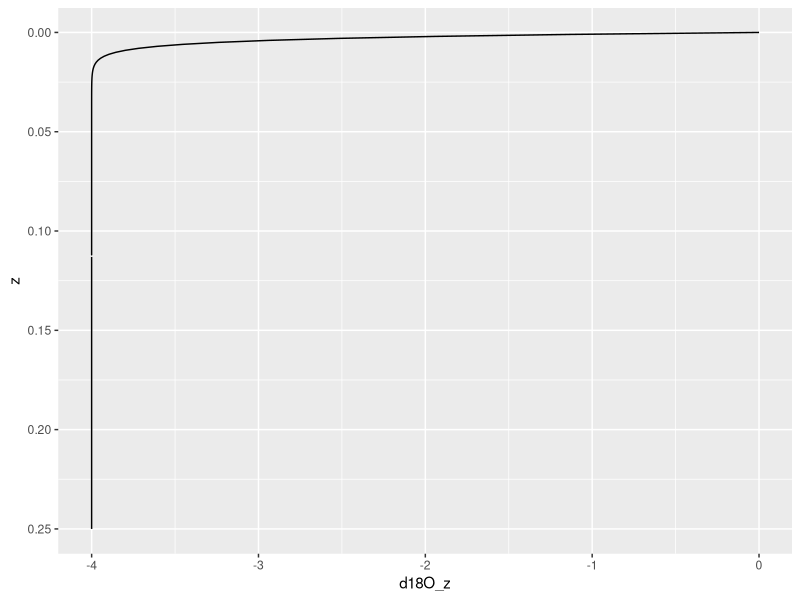
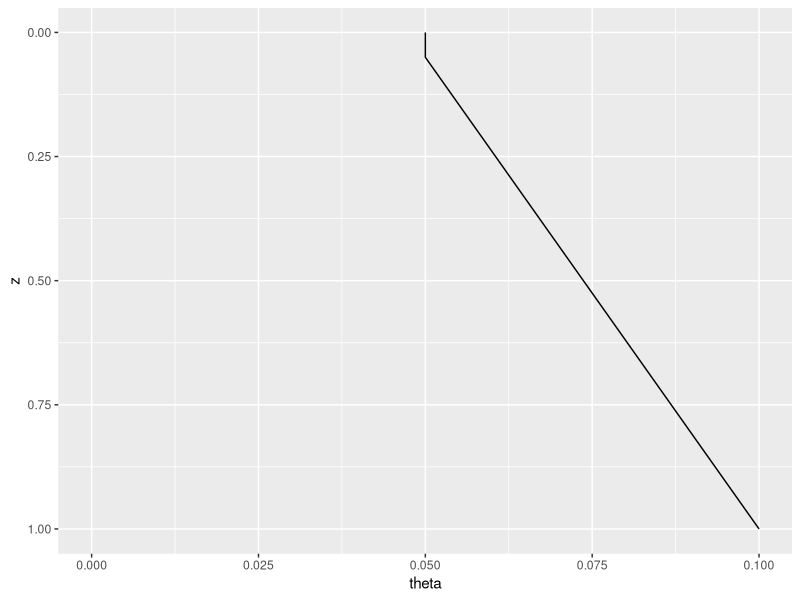
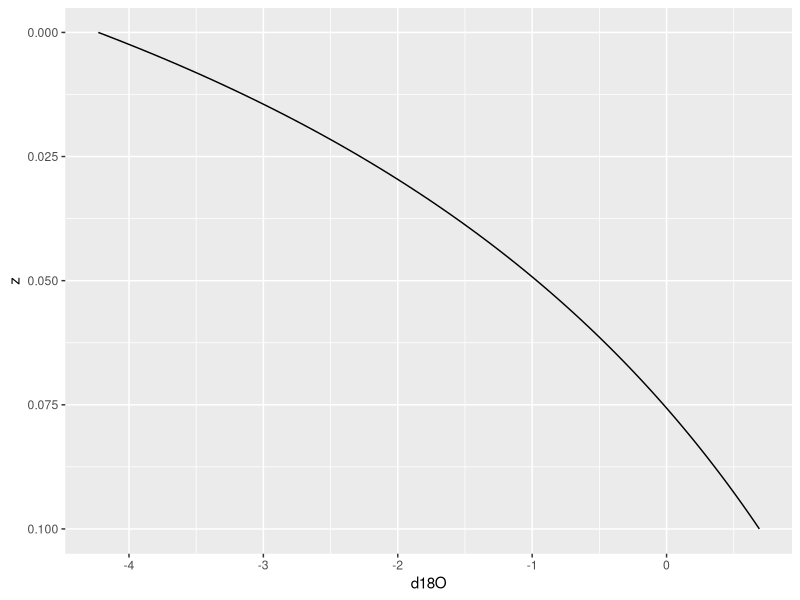

These charts were generated, in order, by the following R code:
## ---- chunk 1
library(tidyverse)
## ---- chunk 2
saturated_soil <- tibble(
  # set up 
  z = seq(0,1, by = .001), #m
  
  #Oxygen isotope boundary conditions
  d18O_res = -4, #permil
  d18O_surface = 0, #permil
  
  #Soil boundary conditions
  E = 10E-8, #m/sec
  p = 0.3, # porosity, unitless
  tau = 0.67, #toruosity, unitless
  theta = 0.3, #volumetric water content unitless
  D = 1.5E-9, #m^2 / sec from Barnes and Allison, 1988
  f = tau*theta,

  
  #calculated terms
  D_star = f*D,  #m^2 / sec
  z_l = D_star/E, #m
  d18O_z = d18O_res + (d18O_surface - d18O_res)*exp(-z/z_l) #permil
)

saturated_soil %>% ggplot()+aes(x = d18O_z, y = z) + geom_line()  + scale_y_reverse(limits = c(0.25, 0)) + scale_x_continuous(limits = c(-4,0))
## ---- chunk 3
upper_section <- tibble (
  z = seq (0,0.05, by = 0.001),
  theta = 0.05
)


lower_section <-  tibble(
  z = seq (.051, 1, by=0.001),
  theta = (z+0.9)/19
)

water_C <- bind_rows(upper_section, lower_section)

water_C %>% ggplot () + aes(x = theta, y = z) %>% geom_line()+scale_y_reverse()+scale_x_continuous(limits = c(0,.1))
## ---- chunk 4
temp.K = 293.15



## ---- chunk 5

vt_region <-  tibble(
  #the basics: 
  z = seq(0,.1, by = .001), #m
  temp = 20, #°C
  temp.K = temp + 273.15,
  rho = 997, #kg/m^3
  
  #fractionation factors:
  R = 8.314, #J/mol-K
  epsilon_d18O_eq = -7.685+6.7123*(1E3/temp.K)-1.6664*(1E6/temp.K^2)+0.35041*(1E9/temp.K^3),
  alpha_eq = exp(epsilon_d18O_eq/1000),
  alpha_kin = .975, 
  epsilon_kin = -25, #permil
  
  #isotope boundary conditions: 
  d18O_res = -4, #permil
  d180_surface = 0, #permil
  d18O_a = -14, #permil
  
  #Soil boundary conditions
  E = 10E-10, #m/sec
  p = 0.3, # porosity, unitless
  tau = 0.67, #toruosity, unitless
  theta = 0.3, #volumetric water content unitless
  N_sat = 0.017, #kg/m^2
  D = 1.5E-9, #m^2 / sec from Barnes and Allison, 1988
  D_v = 2.42E-5,
  f = tau*theta,
  D_star = f*D,  #m^2 / sec
  z_l = D_star/E, #m
  

  #relative humidity: 
  h_a = 0.25, 
  
  # water concentration: 
  theta_bar = 0.065,
  theta_0 = 0.05,
  
  #calculated terms
  eta = (1-h_a)/epsilon_kin,
  z_bar = (N_sat*D_v)/(rho*E),
  
  a = 0.05, #m
  diffusion_term  = (eta*(1+d18O_res)) + (d18O_res - d18O_a),
  humidity_term = (z/ (z+h_a*z_bar)),
  d18O =  (d18O_a + epsilon_d18O_eq + diffusion_term*humidity_term)/alpha_eq
  
)



vt_region %>% ggplot () + aes (x = d18O, y = z) + geom_line() + scale_y_reverse()

## ---- chunk 6
